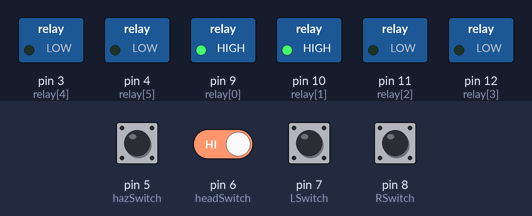
Recording of a sketch running on a simulated Arduino Uno, built with avr-gcc and run on an emulated ATmega328P. Shown: switched loads named in the sketch (green lamp = pin HIGH). Dashed ring = blinking. The test bench sets the inputs (shaded band); at power-on: pin 5 (hazSwitch), pin 6 (headSwitch), pin 8 (RSwitch) HIGH, pin 7 (LSwitch) LOW.

Above: at 1.2 s.
1.3 s: pin 5 (hazSwitch) pulled LOW for 0.15 s
At 2.4 s:
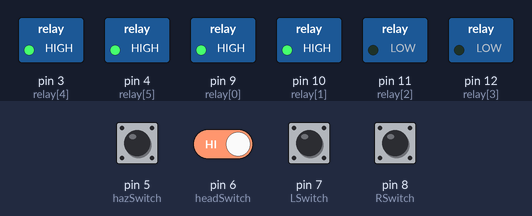
4.3 s: pin 5 (hazSwitch) pulled LOW for 1 s
At 5.05 s:
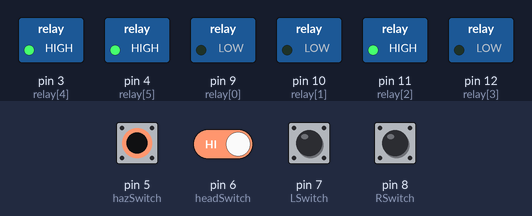
7.3 s: pin 5 (hazSwitch) driven LOW and pin 6 (headSwitch) driven LOW
At 8.2 s:
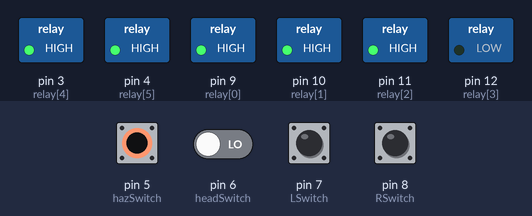
10.3 s: pin 5 (hazSwitch) driven HIGH
At 11.2 s:
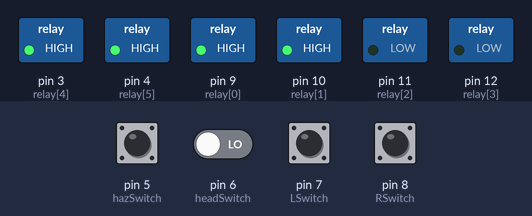
13.3 s: pin 5 (hazSwitch) driven LOW
At 13.7 s:
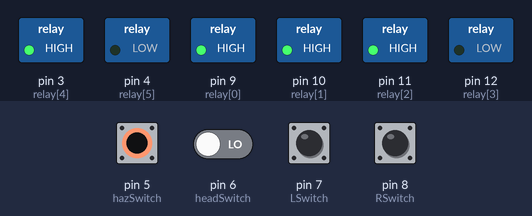
16.3 s: pin 6 (headSwitch) driven HIGH
At 16.7 s:
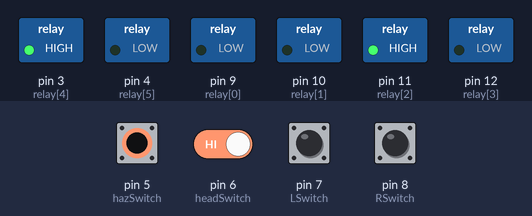
Timing chart, 0 to 20.3 s (numbered marks = the images above; inputs shaded):
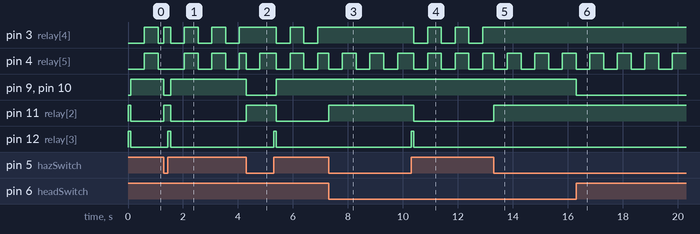

Measured:
- after the input at 1.3 s, pin 9 (relay[0]), pin 10 (relay[1]): HIGH → LOW at once, → HIGH 0.25 s later; pin 11 (relay[2]): LOW → HIGH at once, → LOW 0.25 s later; pin 12 (relay[3]): LOW → HIGH after 0.15 s, → LOW 0.10 s later
- after the input at 4.3 s, pin 9 (relay[0]), pin 10 (relay[1]): HIGH → LOW at once, → HIGH 1.1 s later; pin 11 (relay[2]): LOW → HIGH at once, → LOW 1.1 s later; pin 12 (relay[3]): LOW → HIGH after 1.0 s, → LOW 0.10 s later
- after the input at 7.3 s, pin 3 (relay[4]): stops changing and stays HIGH; pin 11 (relay[2]): LOW → HIGH at once
- after the input at 10.3 s, pin 3 (relay[4]): alternates HIGH for 0.50 s and LOW for 0.50 s, starting after 0.10 s; pin 11 (relay[2]): HIGH → LOW after 0.10 s; pin 12 (relay[3]): LOW → HIGH at once, → LOW 0.10 s later
- after the input at 13.3 s, pin 3 (relay[4]): stops changing and stays HIGH; pin 11 (relay[2]): LOW → HIGH at once
- after the input at 16.3 s, pin 9 (relay[0]), pin 10 (relay[1]): HIGH → LOW at once
- by itself, pin 3 (relay[4]), pin 4 (relay[5]): alternates HIGH for 0.50 s and LOW for 0.50 s

The sketch:

Full_lights_functionilzation.ino
```cpp
int relay[] = {9, 10, 11, 12, 3, 4}; // 0 = Right head light, 1 = Left head light, 2 = Front left turn signal, 3 = Front right turn signal, 4 = Back left turn signal, 5 = Back right turn signal

int LSwitch = 7; // set up all the switch pins
int RSwitch = 8;
int hazSwitch = 5;
int headSwitch = 6;

int first; // variable to keep hazards cleaner
int tick;  // flicker rate of turn signals and hazards

int LState; // set up all of these as global variables
int RState;
int hazState;
int headState;

void setup() {

  pinMode(LSwitch, INPUT);  // all switch pins are inputs
  pinMode(RSwitch, INPUT);
  pinMode(hazSwitch, INPUT);
  pinMode(headSwitch, INPUT);

  for(int i = 0; i <= 5; i++){  // all relay pins are outputs
    pinMode(relay[i], OUTPUT);
  }

}

void loop() {

  first = 0;
  tick = 500;

  LState = digitalRead(LSwitch);  // read all switches everytime through
  RState = digitalRead(RSwitch);
  hazState = digitalRead(hazSwitch);
  headState = digitalRead(headSwitch);

  hazardsOn();

  rightTSOn();

  leftTSOn();

  headsOn();

  if(headState == LOW && hazState == LOW && RState == LOW && LState == LOW){  //if no switches are on, turn off all lights
    for(int i = 0; i <= 5; i++){
      digitalWrite(relay[i], HIGH);
    }
  }
}
```

hazard_lights_code.ino
```cpp
void hazardsOn(){
  while(hazState == HIGH){      //hazards on
    if((LState == HIGH || RState == HIGH) && first == 0){ // check if this is the first iteration of the hazards and reset lights if the turn signals were on
      digitalWrite(relay[2], HIGH);
      digitalWrite(relay[3], HIGH);
      delay(100);
      first = 1;
    }
    int startTick = millis(); // keep track of time
    int currentTick = millis();
    digitalWrite(relay[1], HIGH); //turn off any lights that may be on, turn on lights that we need on
    digitalWrite(relay[0], HIGH);
    digitalWrite(relay[2], LOW);
    digitalWrite(relay[3], LOW);
    while(hazState == HIGH && currentTick - startTick <= tick){ // turn the flickering lights on
      digitalWrite(relay[4], LOW);
      digitalWrite(relay[5], LOW);
      currentTick = millis();
      hazState = digitalRead(hazSwitch);  // check if loop needs to be broken
    }
    startTick = millis();
    while(hazState == HIGH && currentTick - startTick <= tick){ // turn the flickering lights off
      digitalWrite(relay[4], HIGH);
      digitalWrite(relay[5], HIGH);
      currentTick = millis();
      hazState = digitalRead(hazSwitch);  //check if loop needs to be broken
    }
  }
}
```

head_lights_code.ino
```cpp
void headsOn(){
  while(headState == HIGH && hazState != HIGH){           // headlights
      digitalWrite(relay[3], HIGH); //turn off all lights that need turned off
      digitalWrite(relay[5], HIGH);
      digitalWrite(relay[2], HIGH);
      digitalWrite(relay[4], HIGH);
      digitalWrite(relay[0], LOW);
      digitalWrite(relay[1], LOW);
      while(LState == HIGH && hazState != HIGH && headState == HIGH){     // left turn signal
      int startTick = millis(); // keep track of time
      int currentTick = millis();

      digitalWrite(relay[2], LOW);  //turn off any lights that may be on, turn on lights that we need on
      digitalWrite(relay[3], HIGH);
      digitalWrite(relay[5], HIGH);

      while(LState == HIGH && hazState != HIGH && headState == HIGH && currentTick - startTick <= tick){  //turn flickering light on
        digitalWrite(relay[4], LOW);
        currentTick = millis();
        LState = digitalRead(LSwitch);  //all the checks that will break the loop
        hazState = digitalRead(hazSwitch);
        headState = digitalRead(headSwitch);
      }

      startTick = millis();

      while(LState == HIGH && hazState != HIGH && headState == HIGH && currentTick - startTick <= tick){  //turn flickering light off
        digitalWrite(relay[4], HIGH);
        currentTick = millis();
        LState = digitalRead(LSwitch);  //all the checks that will break the loop
        hazState = digitalRead(hazSwitch);
        headState = digitalRead(headSwitch);
      }

    }
    while(RState == HIGH && hazState != HIGH && headState == HIGH){       // right turn signal
      int startTick = millis(); // keep track of time
      int currentTick = millis();

      digitalWrite(relay[2], HIGH); //turn off any lights that may be on, turn on lights that we need on
      digitalWrite(relay[3], LOW);
      digitalWrite(relay[4], HIGH);

      while(RState == HIGH && hazState != HIGH && headState == HIGH && currentTick - startTick <= tick){  //turn flickering light on
        digitalWrite(relay[5], LOW);
        currentTick = millis();
        RState = digitalRead(RSwitch);  //all the checks that will break the loop
        hazState = digitalRead(hazSwitch);
        headState = digitalRead(headSwitch);
      }

      startTick = millis();

      while(RState == HIGH && hazState != HIGH && headState == HIGH && currentTick - startTick <= tick){  //turn flickering light off
        digitalWrite(relay[5], HIGH);
        currentTick = millis();
        RState = digitalRead(RSwitch);  //all the checks that will break the loop
        hazState = digitalRead(hazSwitch);
        headState = digitalRead(headSwitch);
      }

    }
    RState = digitalRead(RSwitch);  //all the checks that will break the loop
    LState = digitalRead(LSwitch);
    hazState = digitalRead(hazSwitch);
    headState = digitalRead(headSwitch);
  }
}
```

left_turn_signal_code.ino
```cpp
void leftTSOn(){
  while(LState == HIGH && hazState != HIGH && headState != HIGH){     // left turn signal
    int startTick = millis(); // keep track of time
    int currentTick = millis();

    digitalWrite(relay[2], LOW);  //turn off any lights that may be on, turn on lights that we need on
    digitalWrite(relay[3], HIGH);
    digitalWrite(relay[1], HIGH);
    digitalWrite(relay[0], HIGH);
    digitalWrite(relay[5], HIGH);

    while(LState == HIGH && hazState != HIGH && headState != HIGH && currentTick - startTick <= tick){  //turn flickering light on
      digitalWrite(relay[4], LOW);
      currentTick = millis();
      LState = digitalRead(LSwitch);  //all the checks that will break the loop
      hazState = digitalRead(hazSwitch);
      headState = digitalRead(headSwitch);
    }

    startTick = millis();

    while(LState == HIGH && hazState != HIGH && headState != HIGH && currentTick - startTick <= tick){  //turn flickering light off
      digitalWrite(relay[4], HIGH);
      currentTick = millis();
      LState = digitalRead(LSwitch);  //all the checks that will break the loop
      hazState = digitalRead(hazSwitch);
      headState = digitalRead(headSwitch);
    }

  }
}
```

right_turn_signal_code.ino
```cpp
void rightTSOn(){
  while(RState == HIGH && hazState != HIGH && headState != HIGH){       // right turn signal
    int startTick = millis(); // keep track of time
    int currentTick = millis();

    digitalWrite(relay[2], HIGH); //turn off any lights that may be on, turn on lights that we need on
    digitalWrite(relay[3], LOW);
    digitalWrite(relay[1], HIGH);
    digitalWrite(relay[0], HIGH);
    digitalWrite(relay[4], HIGH);

    while(RState == HIGH && hazState != HIGH && headState != HIGH && currentTick - startTick <= tick){  //turn flickering light on
      digitalWrite(relay[5], LOW);
      currentTick = millis();
      RState = digitalRead(RSwitch);  //all the checks that will break the loop
      hazState = digitalRead(hazSwitch);
      headState = digitalRead(headSwitch);
    }

    startTick = millis();

    while(RState == HIGH && hazState != HIGH && headState != HIGH && currentTick - startTick <= tick){  //turn flickering light off
      digitalWrite(relay[5], HIGH);
      currentTick = millis();
      RState = digitalRead(RSwitch);  //all the checks that will break the loop
      hazState = digitalRead(hazSwitch);
      headState = digitalRead(headSwitch);
    }

  }
}
```
